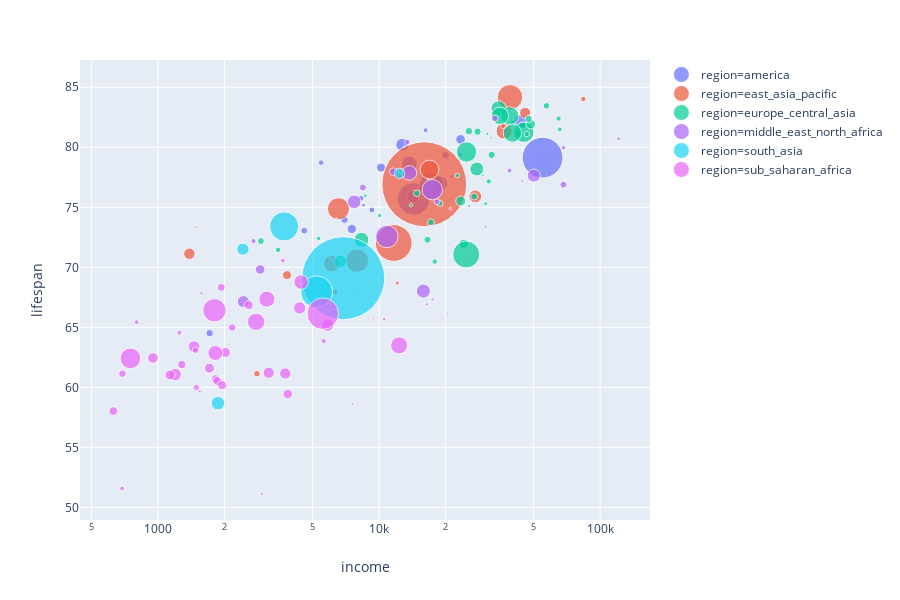

Notebook code for this chart:
### Code cell
#First lets do a scatter plot for 2018:

configure_plotly_browser_state()

px.scatter(now, x="income", y="lifespan", color="region", size="population", log_x=True, size_max=60, hover_name="country")

### Figure 1 — Plotly figure (JSON) as saved in the notebook; plotly's stock layout.template omitted (floating-point values rounded to 4 significant figures)
{"data": [{"hovertemplate": "<b>%{hovertext}</b><br><br>region=america<br>income=%{x}<br>lifespan=%{y}<br>population=%{marker.size}<extra></extra>", "showlegend": true, "legendgroup": "region=america", "name": "region=america", "yaxis": "y", "hovertext": ["Argentina", "Antigua and Barbuda", "Bahamas", "Belize", "Bolivia", "Brazil", "Barbados", "Canada", "Chile", "Colombia", "Costa Rica", "Cuba", "Dominican Republic", "Ecuador", "Grenada", "Guatemala", "Guyana", "Honduras", "Haiti", "Jamaica", "St. Lucia", "Mexico", "Nicaragua", "Panama", "Peru", "Paraguay", "El Salvador", "Suriname", "Trinidad and Tobago", "Uruguay", "United States", "St. Vincent and the Grenadines", "Venezuela"], "y": [76.97, 77.6, 74.1, 72.45, 73.97, 75.7, 76.84, 82.16, 80.66, 78.62, 81.42, 79.34, 76.11, 78.31, 71.86, 73.2, 68.15, 73.06, 64.52, 75.18, 76.57, 76.78, 78.72, 79.4, 80.21, 74.78, 75.75, 71.62, 73.37, 77.57, 79.14, 72.03, 75.91], "mode": "markers", "xaxis": "x", "marker": {"color": "#636efa", "sizemode": "area", "symbol": "circle", "sizeref": 393100.0, "size": [44688864, 103050, 399285, 382444, 11215674, 210867954, 286388, 36953765, 18197209, 49464683, 4953199, 11489082, 10882996, 16863425, 108339, 17245346, 782225, 9417167, 11112945, 2898677, 179667, 130759074, 6284757, 4162618, 32551815, 6896908, 6411558, 568301, 1372598, 3469551, 326766748, 110200, 32381221]}, "x": [18942, 21035, 21920, 7710, 6975, 14341, 16037, 43773, 23366, 13704, 16240, 19963, 15227, 10209, 13505, 7533, 7739, 4591, 1713, 8517, 10887, 17288, 5470, 23374, 12723, 9279, 8293, 13150, 30332, 21254, 54898, 11362, 14211], "type": "scatter", "uid": "e52e51ca-d70e-416e-963c-46169c91506b"}, {"hovertemplate": "<b>%{hovertext}</b><br><br>region=east_asia_pacific<br>income=%{x}<br>lifespan=%{y}<br>population=%{marker.size}<extra></extra>", "showlegend": true, "legendgroup": "region=east_asia_pacific", "name": "region=east_asia_pacific", "yaxis": "y", "hovertext": ["Australia", "Brunei", "China", "Fiji", "Micronesia, Fed. Sts.", "Indonesia", "Japan", "Cambodia", "Kiribati", "South Korea", "Lao", "Myanmar", "Mongolia", "Malaysia", "New Zealand", "Philippines", "Papua New Guinea", "North Korea", "Singapore", "Solomon Islands", "Thailand", "Timor-Leste", "Tonga", "Vietnam", "Vanuatu", "Samoa"], "y": [82.87, 77.36, 76.92, 65.75, 65.8, 72.03, 84.17, 69.35, 62.23, 81.35, 67.93, 70.31, 68.69, 75.91, 81.77, 70.55, 61.14, 71.13, 84.03, 63.57, 78.15, 73.34, 70.7, 74.88, 64.3, 72.38], "mode": "markers", "xaxis": "x", "marker": {"color": "#EF553B", "sizemode": "area", "symbol": "circle", "sizeref": 393100.0, "size": [24772247, 434076, 1415045928, 912241, 106227, 266794980, 127185332, 16245729, 118414, 51164435, 6961210, 53855735, 3121772, 32042458, 4749598, 106512074, 8418346, 25610672, 5791901, 623281, 69183173, 1324094, 109008, 96491146, 282117, 197695]}, "x": [45783, 76943, 16018, 9422, 3409, 11650, 39105, 3832, 1888, 36767, 6306, 6104, 12100, 27248, 36354, 7957, 2804, 1387, 83888, 2106, 16914, 1487, 5499, 6553, 2896, 5950], "type": "scatter", "uid": "078f5c68-6a81-4793-bf59-ab4a272c00de"}, {"hovertemplate": "<b>%{hovertext}</b><br><br>region=europe_central_asia<br>income=%{x}<br>lifespan=%{y}<br>population=%{marker.size}<extra></extra>", "showlegend": true, "legendgroup": "region=europe_central_asia", "name": "region=europe_central_asia", "yaxis": "y", "hovertext": ["Albania", "Armenia", "Austria", "Azerbaijan", "Belgium", "Bulgaria", "Bosnia and Herzegovina", "Belarus", "Switzerland", "Cyprus", "Czech Republic", "Germany", "Denmark", "Spain", "Estonia", "Finland", "France", "United Kingdom", "Georgia", "Greece", "Croatia", "Hungary", "Ireland", "Iceland", "Italy", "Kazakhstan", "Kyrgyz Republic", "Lithuania", "Luxembourg", "Latvia", "Moldova", "Macedonia, FYR", "Malta", "Montenegro", "Netherlands", "Norway", "Poland", "Portugal", "Romania", "Russia", "Serbia", "Slovak Republic", "Slovenia", "Sweden", "Tajikistan", "Turkmenistan", "Turkey", "Ukraine", "Uzbekistan"], "y": [78.01, 75.97, 81.84, 72.3, 81.23, 75.32, 77.93, 73.76, 83.45, 80.79, 79.37, 81.25, 81.1, 83.23, 77.66, 82.06, 82.62, 81.19, 74.31, 81.34, 77.66, 75.9, 81.49, 82.6, 82.62, 71.96, 71.45, 75.31, 82.39, 75.13, 72.41, 75.17, 81.75, 77.35, 81.92, 82.39, 78.19, 81.3, 75.53, 71.07, 76.17, 77.16, 81.12, 82.37, 72.19, 70.48, 79.61, 72.29, 70.5], "mode": "markers", "xaxis": "x", "marker": {"color": "#00cc96", "sizemode": "area", "symbol": "circle", "sizeref": 393100.0, "size": [2934363, 2934152, 8751820, 9923914, 11498519, 7036848, 3503554, 9452113, 8544034, 1189085, 10625250, 82293457, 5754356, 46397452, 1306788, 5542517, 65233271, 66573504, 3907131, 11142161, 4164783, 9688847, 4803748, 337780, 59290969, 18403860, 6132932, 2876475, 590321, 1929938, 4041065, 2085051, 432089, 629219, 17084459, 5353363, 38104832, 10291196, 19580634, 143964709, 8762027, 5449816, 2081260, 9982709, 9107211, 5851466, 81916871, 44009214, 32364996]}, "x": [12424, 8662, 44645, 16552, 42760, 18853, 12052, 17159, 57133, 32205, 32302, 45166, 46583, 34742, 29457, 40290, 39006, 40079, 10062, 25498, 22620, 26936, 65622, 47356, 35192, 24171, 3493, 30368, 99034, 25524, 5330, 13956, 37938, 16606, 48542, 64846, 27668, 27909, 23399, 24786, 14815, 31357, 30946, 47520, 2922, 17856, 24881, 8327, 6688], "type": "scatter", "uid": "27e9c400-0d07-48ca-b8a3-4a03a9fbae20"}, {"hovertemplate": "<b>%{hovertext}</b><br><br>region=middle_east_north_africa<br>income=%{x}<br>lifespan=%{y}<br>population=%{marker.size}<extra></extra>", "showlegend": true, "legendgroup": "region=middle_east_north_africa", "name": "region=middle_east_north_africa", "yaxis": "y", "hovertext": ["United Arab Emirates", "Bahrain", "Djibouti", "Algeria", "Egypt", "Iran", "Iraq", "Israel", "Jordan", "Kuwait", "Lebanon", "Libya", "Morocco", "Oman", "Palestine", "Qatar", "Saudi Arabia", "Syria", "Tunisia", "Yemen"], "y": [76.89, 77.18, 67.1, 77.86, 72.57, 76.47, 68.02, 82.41, 76.65, 79.96, 80.45, 75.47, 75.46, 78.06, 72.19, 80.71, 77.64, 69.82, 77.96, 67.14], "mode": "markers", "xaxis": "x", "marker": {"color": "#ab63fa", "sizemode": "area", "symbol": "circle", "sizeref": 393100.0, "size": [9541615, 1566993, 971408, 42008054, 99375741, 82011735, 39339753, 8452841, 9903802, 4197128, 6093509, 6470956, 36191805, 4829946, 5052776, 2694849, 33554343, 18284407, 11659174, 28915284]}, "x": [68231, 44330, 3539, 13726, 10848, 17402, 15867, 33434, 8452, 68359, 13438, 18254, 7719, 38900, 2704, 121033, 50114, 2900, 11599, 2434], "type": "scatter", "uid": "d849101e-d805-4ee5-838d-43b7fe105716"}, {"hovertemplate": "<b>%{hovertext}</b><br><br>region=south_asia<br>income=%{x}<br>lifespan=%{y}<br>population=%{marker.size}<extra></extra>", "showlegend": true, "legendgroup": "region=south_asia", "name": "region=south_asia", "yaxis": "y", "hovertext": ["Afghanistan", "Bangladesh", "Bhutan", "India", "Sri Lanka", "Maldives", "Nepal", "Pakistan"], "y": [58.69, 73.41, 74.83, 69.1, 77.82, 80.08, 71.51, 67.96], "mode": "markers", "xaxis": "x", "marker": {"color": "#19d3f3", "sizemode": "area", "symbol": "circle", "sizeref": 393100.0, "size": [36373176, 166368149, 817054, 1354051854, 20950041, 444259, 29624035, 200813818]}, "x": [1867, 3722, 9929, 6890, 12382, 12984, 2424, 5221], "type": "scatter", "uid": "7af934c3-8686-4240-b3d3-9d79e9645f4b"}, {"hovertemplate": "<b>%{hovertext}</b><br><br>region=sub_saharan_africa<br>income=%{x}<br>lifespan=%{y}<br>population=%{marker.size}<extra></extra>", "showlegend": true, "legendgroup": "region=sub_saharan_africa", "name": "region=sub_saharan_africa", "yaxis": "y", "hovertext": ["Angola", "Burundi", "Benin", "Burkina Faso", "Botswana", "Central African Republic", "Cote d'Ivoire", "Cameroon", "Congo, Dem. Rep.", "Congo, Rep.", "Comoros", "Cape Verde", "Eritrea", "Ethiopia", "Gabon", "Ghana", "Guinea", "Gambia", "Guinea-Bissau", "Equatorial Guinea", "Kenya", "Liberia", "Lesotho", "Madagascar", "Mali", "Mozambique", "Mauritania", "Mauritius", "Malawi", "Namibia", "Niger", "Nigeria", "Rwanda", "Sudan", "Senegal", "Sierra Leone", "Somalia", "South Sudan", "Sao Tome and Principe", "Swaziland", "Seychelles", "Chad", "Togo", "Tanzania", "Uganda", "South Africa", "Zambia", "Zimbabwe"], "y": [65.19, 61.14, 64.98, 61.6, 66.92, 51.58, 61.16, 61.22, 62.42, 63.86, 68, 74.06, 64.56, 66.42, 67.33, 66.62, 61.9, 67.84, 59.66, 66.13, 67.35, 65.43, 51.12, 63.4, 62.91, 61.07, 70.57, 74.89, 61.03, 65.69, 62.45, 66.14, 68.33, 68.77, 66.85, 60, 58.03, 60.72, 70.86, 58.64, 74.23, 60.52, 63.09, 65.46, 62.86, 63.5, 59.45, 60.18], "mode": "markers", "xaxis": "x", "marker": {"color": "#e763fa", "sizemode": "area", "symbol": "circle", "sizeref": 393100.0, "size": [30774205, 11216450, 11485674, 19751651, 2333201, 4737423, 24905843, 24678234, 84004989, 5399895, 832347, 553335, 5187948, 107534882, 2067561, 29463643, 13052608, 2163765, 1907268, 1313894, 50950879, 4853516, 2263010, 26262810, 19107706, 30528673, 4540068, 1268315, 19164728, 2587801, 22311375, 195875237, 12501156, 41511526, 16294270, 7719729, 15181925, 12919053, 208818, 1391385, 95235, 15353184, 7990926, 59091392, 44270563, 57398421, 17609178, 16913261]}, "x": [5846, 691, 2165, 1710, 16467, 689, 3764, 3170, 751, 5616, 1439, 6419, 1252, 1801, 17463, 4375, 1282, 1574, 1547, 20459, 3109, 801, 2960, 1455, 2021, 1196, 3671, 21003, 1134, 10549, 949, 5569, 1932, 4441, 2573, 1492, 629, 1822, 3185, 7604, 27546, 1855, 1478, 2780, 1818, 12321, 3865, 1952], "type": "scatter", "uid": "2fbc5b98-e43e-4b63-bf4d-5dc8eecbbf75"}], "layout": {"yaxis": {"title": {"text": "lifespan"}}, "height": 600, "grid": {"xside": "bottom", "xgap": 0.1, "xaxes": ["x"], "yaxes": ["y"], "yside": "left", "ygap": 0.1}, "xaxis": {"type": "log", "title": {"text": "income"}}, "margin": {"t": 60}, "legend": {"tracegroupgap": 0}}}
